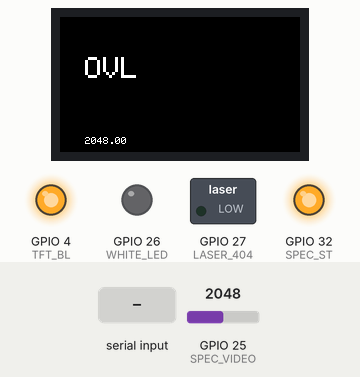
Recording of a sketch running on a simulated ESP32. On the bench: 240×135 colour display, switched loads named in the sketch (green lamp = pin HIGH), output pins drawn as LEDs (lit = HIGH). Dashed ring = blinking. The inputs (shaded band) are chosen by the test bench; at power-on: GPIO 25 (SPEC_VIDEO) = 2048. EEPROM starts erased; nothing arrives over Bluetooth unless stated; pins used as bus, display or sensor lines are not drawn.

Above: at 2.5 s.
2.6 s: GPIO 25 (SPEC_VIDEO) set to 1910
At 4.3 s:
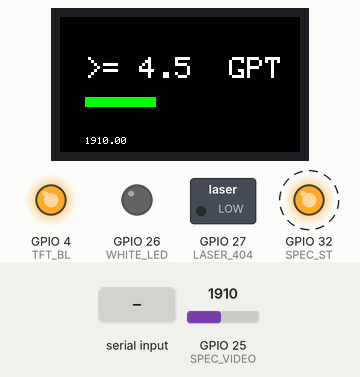
4.8 s: "M90\n" received over the second serial link
At 6.9 s:
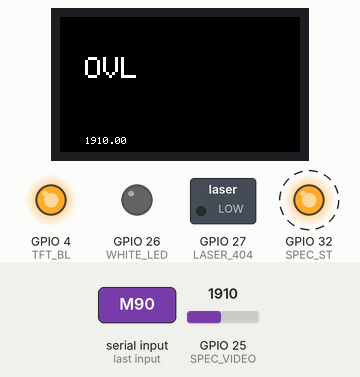
7.6 s: GPIO 25 (SPEC_VIDEO) set to 1523
At 9.3 s:
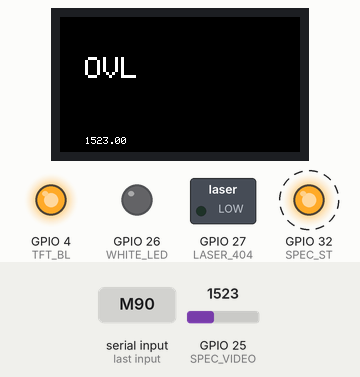
10.4 s: GPIO 25 (SPEC_VIDEO) set to 1434
At 12.9 s:
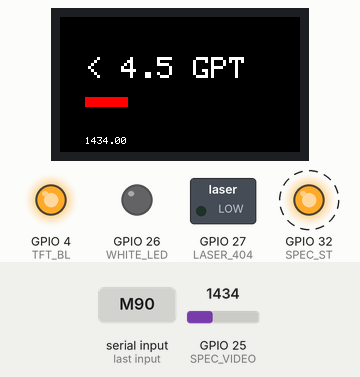
13.2 s: GPIO 25 (SPEC_VIDEO) set to 742
At 14.8 s:
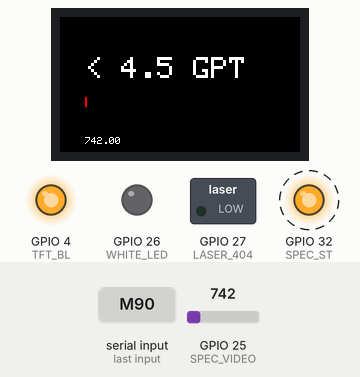
16.0 s: GPIO 25 (SPEC_VIDEO) set to 657
At 17.8 s:
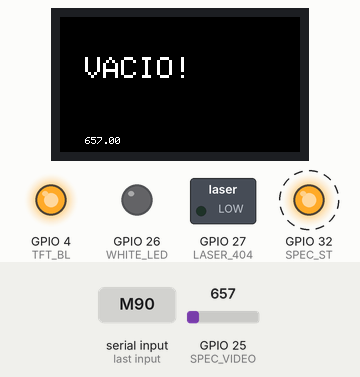
Timing chart, 0 to 66.1 s (numbered marks = the images above; inputs shaded):
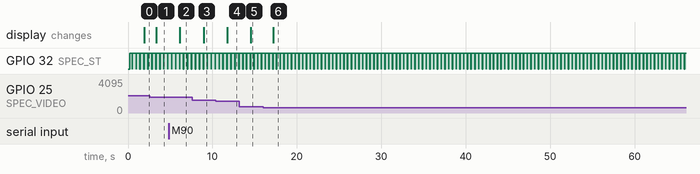

The sketch:

ArduinoSpectrometer_int_time_ESP32_display.ino
```cpp
//Board to choose: ESP32 Arduino -> ESP32 Dev Module
//Works!

//Future upgrade: change lmits by bluetooth
//Upgrades:
//Voltage Resolution increased to 12 bits
//Integral over defined interval displayed on built-in LCD screen
//////////////////////////////////////////////////////
//Bluetooth library
#include "BluetoothSerial.h"
BluetoothSerial SerialBT;
//Preferences library used to save and load the configuration of the fluorescence parameters
#include "Preferences.h";
Preferences config_fluorescence;

//Display libraries
#include <Adafruit_GFX.h>    // Core graphics library
#include <Adafruit_ST7789.h> // Hardware-specific library for ST7789
#include <SPI.h>

// TFT display pins (pinouts from https://github.com/Xinyuan-LilyGO/TTGO-T-Display)
#define TFT_MOSI 19
#define TFT_SCLK 18
#define TFT_CS 5
#define TFT_DC 16
#define TFT_RST 23
#define TFT_BL 4

/*
 * Spectrometer pins
 */
#define SPEC_TRG         39
#define SPEC_ST          32
#define SPEC_CLK         33
#define SPEC_VIDEO       25
#define WHITE_LED        26
#define LASER_404        27

#define SPEC_CHANNELS    288 // New Spec Channel

int delayTime;// (microseconds). The f(CLK) (Hz) will be: 1000000/(2*delayTime). 500 kHz if delayTime=1.

/*
 * Global Variables
*/

uint16_t data[SPEC_CHANNELS];
unsigned long INT_TIME; //Integration time in microseconds
unsigned long N_THP=30000; //Number of cycles for start pulse hifg period thp(ST) //Default = 15


boolean laser_state, led_state;

Adafruit_ST7789 tft = Adafruit_ST7789(TFT_CS, TFT_DC, TFT_MOSI, TFT_SCLK, TFT_RST); //TFT display object
int start_time=0; //Start time to measure the display_time
int display_time=0; //Variable to measure the display refresh time

uint8_t int_ch_init=60; //52; //Initial limit for integral calculation
uint8_t int_ch_end=73; //80; //End limit for integral calculation
int MIN_average=700; //Minimum value for valid average data (otherwise it means the cuvette holder is empty)
int MAX_average=4095; //Maximum value for valid average data
int fluo_minimum=1450; //Maximum average value to calculate GPT
int fluo_maximum=1950; //Maximum average value to calculate GPT

//Fitting coeficients (no implemented yet
int coefficient=3;
int slope=819;
int divider=584;

void setup(){
  //Storage space to save he configuration parameters
  config_fluorescence.begin("parameters", false); //False means read/write
  //Load parameter values from the storage space
  fluo_minimum=config_fluorescence.getInt("fluo_minimum", 1470); //Second argument is the default value, in case it doesnt find anything in the storage space.
  fluo_maximum=config_fluorescence.getInt("fluo_maximum", 1950);
  SerialBT.print("Minimum raw data to print <4.5 GPT: ");
  SerialBT.println(fluo_minimum);
  SerialBT.print("Maximum raw data to print >=4.5 GPT: ");
  SerialBT.println(fluo_maximum);
  //Spectrometer initialization
  pinMode(SPEC_CLK, OUTPUT);
  pinMode(SPEC_ST, OUTPUT);
  pinMode(LASER_404, OUTPUT);
  pinMode(WHITE_LED, OUTPUT);

  digitalWrite(SPEC_CLK, HIGH); // Set SPEC_CLK High
  digitalWrite(SPEC_ST, LOW); // Set SPEC_ST Low

  digitalWrite(LASER_404,0);

  //Display initialization
  pinMode(TFT_BL, OUTPUT);      // TTGO T-Display enable Backlight pin 4
  digitalWrite(TFT_BL, HIGH);   // T-Display turn on Backlight
  tft.init(135, 240);           // Initialize ST7789 240x135
  tft.fillScreen(ST77XX_BLACK);
  tft.setTextSize(3);
  tft.setRotation(1);
  tft.setCursor(25, 10);
  tft.setTextColor(ST77XX_BLACK);
  tft.print("TOTAL:");
  tft.setTextColor(ST77XX_WHITE);

  //Serial Bluetooth initialization
  SerialBT.begin("Fluorimeter");
  start_time=millis();
}

/*
 * This functions reads spectrometer data from SPEC_VIDEO
 * Look at the Timing Chart in the Datasheet for more info
 */
void readSpectrometer(){

  int delayTime = 1; // delay time

  // Start clock cycle and set start pulse to signal start
  digitalWrite(SPEC_CLK, LOW);
  delayMicroseconds(delayTime);
  digitalWrite(SPEC_CLK, HIGH);
  delayMicroseconds(delayTime);
  digitalWrite(SPEC_CLK, LOW);
  digitalWrite(SPEC_ST, HIGH);
  delayMicroseconds(delayTime);

  //Sample for a period of time
  for(int i = 0; i <  N_THP; i++){

      digitalWrite(SPEC_CLK, HIGH);
      delayMicroseconds(delayTime);
      digitalWrite(SPEC_CLK, LOW);
      delayMicroseconds(delayTime);

  }

  //Set SPEC_ST to low
  digitalWrite(SPEC_ST, LOW);

  //Sample for a period of time
  for(int i = 0; i < 85; i++){

      digitalWrite(SPEC_CLK, HIGH);
      delayMicroseconds(delayTime);
      digitalWrite(SPEC_CLK, LOW);
      delayMicroseconds(delayTime);

  }

  //One more clock pulse before the actual read
  digitalWrite(SPEC_CLK, HIGH);
  delayMicroseconds(delayTime);
  digitalWrite(SPEC_CLK, LOW);
  delayMicroseconds(delayTime);

  //Read from SPEC_VIDEO
  for(int i = 0; i < SPEC_CHANNELS; i++){

      data[i] = analogRead(SPEC_VIDEO);

      digitalWrite(SPEC_CLK, HIGH);
      delayMicroseconds(delayTime);
      digitalWrite(SPEC_CLK, LOW);
      delayMicroseconds(delayTime);

  }

  //Set SPEC_ST to high
  digitalWrite(SPEC_ST, HIGH);

  //Sample for a small amount of time
  for(int i = 0; i < 7; i++){

      digitalWrite(SPEC_CLK, HIGH);
      delayMicroseconds(delayTime);
      digitalWrite(SPEC_CLK, LOW);
      delayMicroseconds(delayTime);

  }

  digitalWrite(SPEC_CLK, HIGH);
  delayMicroseconds(delayTime);

}

/*
 * The function below prints out data to the terminal or
 * processing plot
 */
void printData(){

  for (int i = 0; i < SPEC_CHANNELS; i++){

    SerialBT.print(data[i]);
    SerialBT.print(',');

  }

  SerialBT.print("\n");
}

/*
 This function integrates (sum) the spectrum over an specified interval
*/
unsigned long integrate(unsigned int chstart, unsigned int chstop){
  unsigned long sum=0;
  for(int i=chstart; i < chstop; i++){
    sum=sum+data[i];
  }
  return sum;
}

void loop(){
  if(SerialBT.available()>0){
    char caracter=SerialBT.read();
    if(caracter=='U'){
      laser_state=not laser_state;
      digitalWrite(LASER_404,laser_state);
    }else if(caracter=='L'){
      led_state=not led_state;
      digitalWrite(WHITE_LED,led_state);
    }else if(caracter=='I'){
      while(SerialBT.available()==0);
      INT_TIME=SerialBT.parseInt();//INT_TIME in microseconds
      if(INT_TIME>107&&INT_TIME<1000001){
       N_THP=long(INT_TIME/(delayTime*2.0))-48;//This calculation is based on the C12880MA datasheet.
      }
    }else if(caracter=='m'){
      while(SerialBT.available()==0);
      fluo_minimum=SerialBT.parseInt();
      config_fluorescence.putUInt("fluo_minimum", fluo_minimum); //Store value on the storage space
      SerialBT.print("Maximum raw data to print <=4.5 GPT: ");
      SerialBT.println(fluo_minimum);
    }else if(caracter=='M'){
      while(SerialBT.available()==0);
      fluo_maximum=SerialBT.parseInt();
      config_fluorescence.putUInt("fluo_maximum", fluo_maximum); //Store value on the storage space
      SerialBT.print("Maximum raw data to print >4.5 GPT: ");
      SerialBT.println(fluo_maximum);
    }
  }
  readSpectrometer();
  printData();
  delay(10);
  display_time=millis()-start_time;
  if(display_time>1000){ //Update display each second
      start_time=millis();
      unsigned long integral=integrate(int_ch_init,int_ch_end);
      float average=integral/(int_ch_end-int_ch_init);
      float result=(coefficient*average+slope)/divider;//Result in the GPT scale, not working yet
      String string_result;
      if(average<MIN_average){//Limit to show the "cuvette holder empty" message
        string_result="VACIO!";
        tft.fillRect(25, 80, 200, 10, ST77XX_BLACK); //Clear previous indicator
      }else if(average<fluo_minimum){
        //Print the bar indicator
        int barWidth = map(average, MIN_average, MAX_average, 0, 200);
        tft.fillRect(25, 80, 200, 10, ST77XX_BLACK); //Clear previous indicator
        tft.fillRect(25, 80, barWidth, 10, ST77XX_RED); //Bar indicator
        string_result="< 4.5 GPT";
      }else if(average<fluo_maximum){
         //Print the bar indicator
        int barWidth = map(average, MIN_average, MAX_average, 0, 200);
        tft.fillRect(25, 80, 200, 10, ST77XX_BLACK); //Clear previous indicator
        tft.fillRect(25, 80, barWidth, 10, ST77XX_GREEN); //Bar indicator
        string_result=">= 4.5  GPT";
      }else {
        string_result="OVL";
        tft.fillRect(25, 80, 200, 10, ST77XX_BLACK); //Clear previous indicator
      }
      //Print the string_result
      tft.fillRect(25, 40, 200, 25, ST77XX_BLACK);
      tft.setCursor(25, 40);
      tft.print(string_result);

      //Print the raw data (average)
      tft.setTextSize(1);
      tft.fillRect(25,120,120, 15, ST77XX_BLACK);
      tft.setCursor(25, 120);
      tft.print(average);
      tft.setTextSize(3);
  }
}
```

Measured:
- the behaviour switches between 1470 and 1469 on GPIO 25 (SPEC_VIDEO) (found by bisection; images 3 and 4)
- the behaviour switches between 700 and 699 on GPIO 25 (SPEC_VIDEO) (found by bisection; images 5 and 6)
- after the input at 2.6 s, the display: changes after 0.73 s (image 1)
- after the input at 4.8 s, the display: changes after 1.3 s (image 2)
- after the input at 7.6 s, the display: changes after 1.3 s (image 3)
- after the input at 10.4 s, the display: changes after 1.4 s (image 4)
- after the input at 13.2 s, the display: changes after 1.3 s (image 5)
- after the input at 16.0 s, the display: changes after 1.2 s (image 6)
